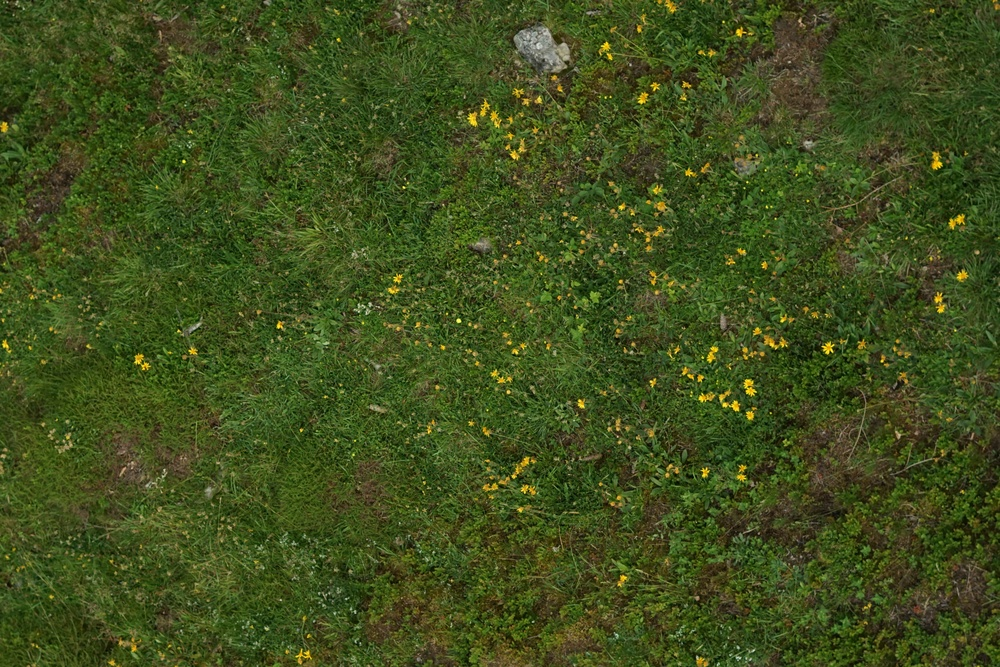
#> input picture beispiel/testbilder/DSC01506crop.JPG, 1000 x 667 px, shrunk from 3681 x 2457 before the run
$ python -i data.py   (imports and definitions only)
#> lines starting #> are read from the running program, lines starting #| are printed output that depends on the picture; after the words box and inside, x2 and y2 are one past the last pixel; in counts of white or black regions, pixels touching at a corner belong together
import cv2
import numpy as np


class Data:
    """This is the Data class that stores the images and the altered copies for fast accessibility."""

    def __init__(self, path):
        self.img = self._open(path)
        self.cropped = np.copy(self.img)
        self.seg = np.copy(self.cropped)
        self.blob = np.copy(self.cropped)
        self.path = path
        self.name = self.path.split('/')[-1].split('.')[0]
        self.count = 0

    @staticmethod
    def _open(path):
        img = cv2.imread(path)
#> img is the input picture: shape (667, 1000, 3); mean B, G, R 29.4, 78.6, 64
        return img

    def crop(self, percent=20):
        """crop of image from the center in percent"""
#> called with percent = 50
        if percent == 100:
            pass
        # borders from center
        lower = (50 - (percent / 2)) / 100
        upper = (50 + (percent / 2)) / 100
        self.cropped = self.img[int(self.img.shape[0] * lower):int(self.img.shape[0] * upper) + 1,
                       int(self.img.shape[1] * lower):int(self.img.shape[1] * upper) + 1, :]
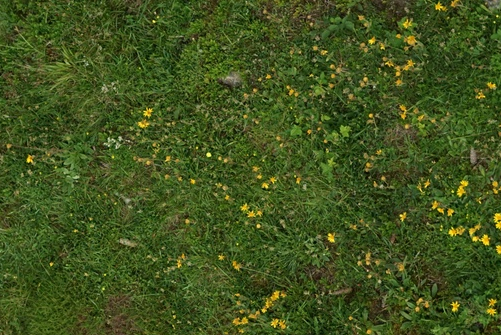
#> self.cropped: shape (335, 501, 3); mean B, G, R 30.9, 84, 65.7

    def yellow(self, image, lowsize=50):
        """segmentation of yellow area in the image with minimum size of segmented Components"""
#> called with lowsize = 100
        minBGR = np.array((0, 133, 200))
        maxBGR = np.array((122, 255, 255))
        maskBGR = cv2.inRange(image, minBGR, maxBGR)
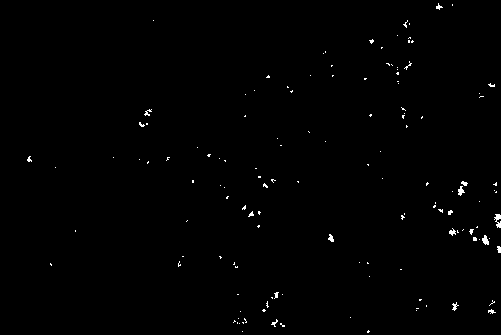
#> maskBGR: shape (335, 501); 0.58% white in thin lines or dots
        holefill = cv2.morphologyEx(maskBGR, cv2.MORPH_CLOSE, cv2.getStructuringElement(cv2.MORPH_ELLIPSE,(5,5)))
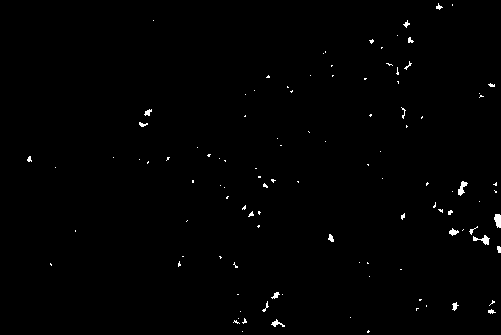
#> holefill: shape (335, 501); 0.68% white; 109 white regions (89 under 20 px), largest, box (x1, y1, x2, y2) and area: (494, 214, 501, 228) 77, (473, 235, 490, 245) 74, (458, 181, 468, 196) 72
        self.seg = cv2.bitwise_and(image, image, mask=holefill)

        # blob dectection including sizes
        nb_components, output, stats, centroids = cv2.connectedComponentsWithStats(holefill, connectivity=8)
#> output: shape (335, 501) int32; 110 distinct labels, from 0 to 109
#> nb_components = 110; stats = 110 rows, first 6: [0, 0, 501, 335, 166700], [436, 3, 7, 7, 23], [452, 4, 1, 2, 2], [153, 20, 1, 1, 1], [403, 20, 7, 8, 24], [397, 35, 1, 1, 1]; centroids = 110 pairs, first value 29 to 498.6, second value 4.5 to 331.2
        sizes = stats[1:, -1]
#> sizes = 109 values, max 77 at index 72, min 1 at index 2, mean 10.41
        groupsize = np.mean(sizes) * 2
#> groupsize = 20.83
        number = nb_components - 1
#> number = 109
        mask = np.zeros(maskBGR.shape, dtype='uint8')
        height = stats[1:, 2]
#> height = 109 values, max 17 at index 80, min 1 at index 1, mean 3.53
        width = stats[1:, 3]
#> width = 109 values, max 15 at index 55, min 1 at index 2, mean 3.65
        self.count = nb_components - 1
#> self.count = 109
        korr = 0
        for i in range(0, number):
            if sizes[i] >= lowsize:
                mask[output == i + 1] = 255
                if sizes[i] >= groupsize:
                    if width[i] / height[i] >= 0.75 and width[i] / height[i] < 1.5:
                        pass
                    elif width[i] / height[i] < 0.75 and width[i] / height[i] >= 0.415:
                        korr += 1
                    elif width[i] / height[i] < 2.5 and width[i] / height[i] >= 1.5:
                        korr += 1
                    elif width[i] / height[i] >= 2.5 and width[i] / height[i] < 3.5:
                        korr += 2
                    elif width[i] / height[i] < 0.415 and width[i] / height[i] >= 0.29:
                        korr += 2
                    elif width[i] / height[i] < 0.29 and width[i] / height[i] >= 0.225:
                        korr += 3
                    elif width[i] / height[i] >= 3.5 and width[i] / height[i] < 4.5:
                        korr += 3
                    elif width[i] / height[i] < 0.225:
                        korr += 4
                    elif width[i] / height[i] >= 4.5:
                        korr += 4
            else:
                self.count -= 1
#> this loop made 109 passes
#> self.count on passes 1 to 12: 108, 107, 106, 105, 104, 103, 102, 101, 100, 99, 98, 97
#> mask: shape (335, 501); every value is 0
#> after the loop, korr = 0; self.count = 0
        self.count += korr
        self.blob = cv2.bitwise_and(image, image, mask=mask)
#> self.blob: shape (335, 501, 3); every value is 0

    def filter(self, percent=50, lowsize=100):
        """calls the crop and segmentation methods together"""
        self.crop(percent)
        self.yellow(self.cropped, lowsize)

    def circleplot(self):
        """plots red circles around the flowers. This function not called from application."""
        from matplotlib.patches import Circle
        import matplotlib.pyplot as plt

        fig, ax = plt.subplots(1, figsize=(15, 10))
        ax.set_aspect('equal')
        number, output, stats, centroids = cv2.connectedComponentsWithStats(self.blob[:, :, 2], connectivity=8)
        center = list(zip(centroids[1:, 0].astype(int), centroids[1:, 1].astype(int)))
        radius = stats[1:, 3]

        ax.imshow(cv2.cvtColor(self.cropped, cv2.COLOR_BGR2RGB))
        ax.axis("off")

        for i in range(centroids[1:, 1].shape[0]):
            circ = Circle(center[i], radius[i], color="r", linewidth=0.5, fill=False)
            ax.add_patch(circ)

        # Show the image
        return plt.show()

>>> result = Data('../../../beispiel/testbilder/DSC01506crop.JPG').filter()
